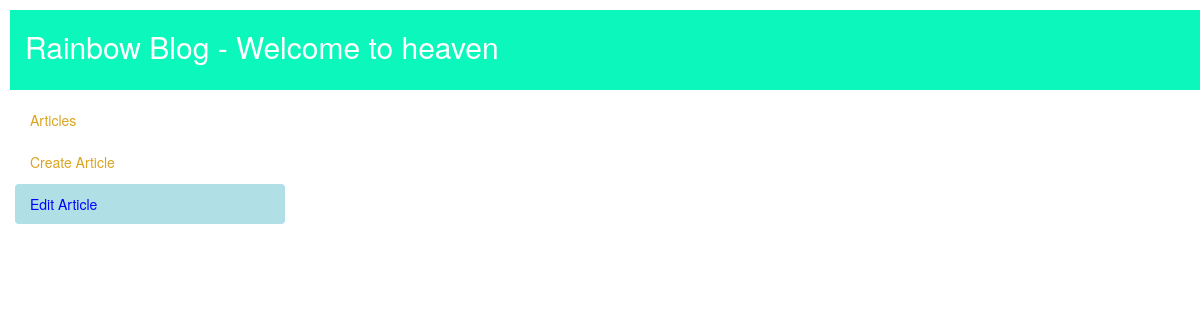
Page /articles/edit on the earlier database version.
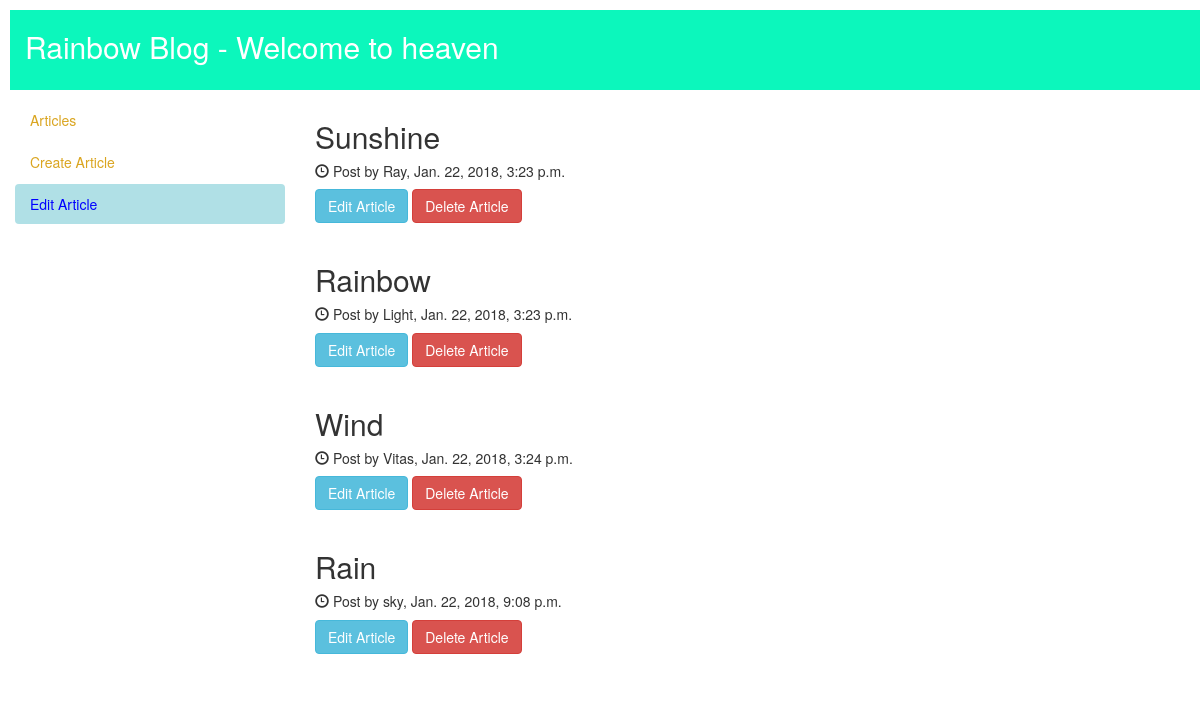
Same page on the later database version.
### articles/models.py (models this page shows, shortened)
class Articles (models.Model):
    title = models.CharField(max_length = 255)
    description = models.TextField()
    author = models.CharField(max_length = 255)
    created_at = models.DateTimeField(auto_now_add = True)
    updated_at = models.DateTimeField(auto_now = True)

### articles/views.py (the view)
def edit_articles(request):
    list_articles = Articles.objects.all()
    context = {'articles': list_articles}
    return render(request, 'articles/editArticles.html', context)

### articles/templates/articles/editArticles.html
{% extends 'articles/base.html' %}
{% block content %}
    {% for article in articles %}
        <h2>{{ article.title }}</h2>
        <h5><span class="glyphicon glyphicon-time"></span> Post by {{ article.author }}, {{ article.created_at }}</h5>
        <a href="#" class="btn btn-info">Edit Article</a>
        <a href="#" class="btn btn-danger">Delete Article</a>
        <br><br>
    {% endfor %}
{% endblock %}
{% block menu %}
	<ul class="nav nav-pills nav-stacked">
        <li class=""><a href="{% url 'articles:list_articles' %}" style=color:goldenrod>Articles</a></li>
        <li class=""><a href="{% url 'articles:create_articles' %}" style=color:goldenrod>Create Article</a></li>
        <li class="active"><a href="{% url 'articles:edit_articles' %}" style="background-color:powderblue; color:blue;">Edit Article</a></li>
      </ul>
{% endblock %}

Differences in the rows shown:
added Articles: title "Sunshine", author "Ray", created_at "Jan. 22, 2018, 3:23 p.m."
added Articles: title "Rainbow", author "Light", created_at "Jan. 22, 2018, 3:23 p.m."
added Articles: title "Wind", author "Vitas", created_at "Jan. 22, 2018, 3:24 p.m."
added Articles: title "Rain", author "sky", created_at "Jan. 22, 2018, 9:08 p.m."
